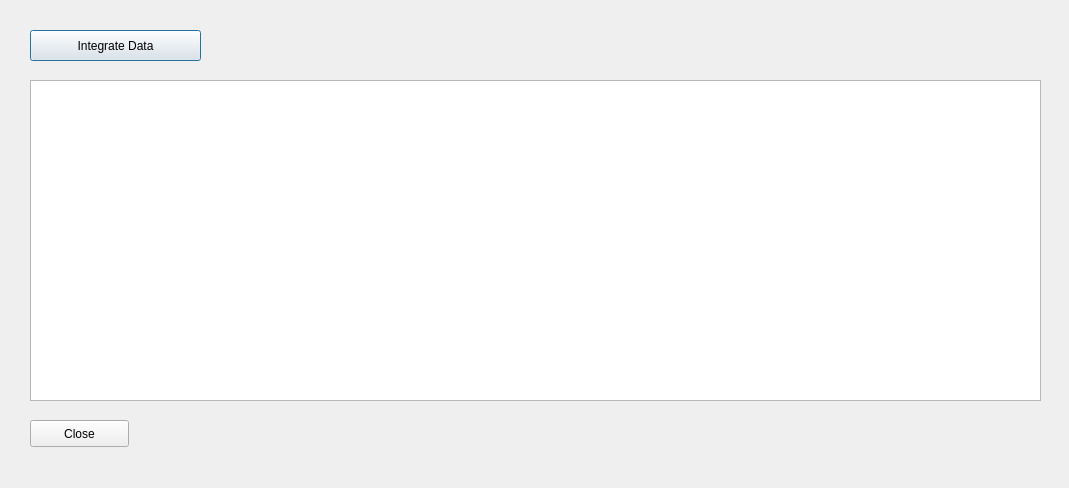
<?xml version="1.0" encoding="UTF-8"?>
<ui version="4.0">
 <class>DataIntegration</class>
 <widget class="QDialog" name="DataIntegration">
  <property name="geometry">
   <rect>
    <x>0</x>
    <y>0</y>
    <width>1069</width>
    <height>488</height>
   </rect>
  </property>
  <property name="windowTitle">
   <string>cuNICS v1.0 -- Data Integration Tool</string>
  </property>
  <widget class="QPushButton" name="pushButton">
   <property name="geometry">
    <rect>
     <x>30</x>
     <y>30</y>
     <width>171</width>
     <height>31</height>
    </rect>
   </property>
   <property name="text">
    <string>Integrate Data</string>
   </property>
  </widget>
  <widget class="QTextBrowser" name="textBrowser">
   <property name="geometry">
    <rect>
     <x>30</x>
     <y>80</y>
     <width>1011</width>
     <height>321</height>
    </rect>
   </property>
   <property name="html">
    <string>&lt;!DOCTYPE HTML PUBLIC &quot;-//W3C//DTD HTML 4.0//EN&quot; &quot;http://www.w3.org/TR/REC-html40/strict.dtd&quot;&gt;
&lt;html&gt;&lt;head&gt;&lt;meta name=&quot;qrichtext&quot; content=&quot;1&quot; /&gt;&lt;style type=&quot;text/css&quot;&gt;
p, li { white-space: pre-wrap; }
&lt;/style&gt;&lt;/head&gt;&lt;body style=&quot; font-family:'Ubuntu'; font-size:11pt; font-weight:400; font-style:normal;&quot;&gt;
&lt;p style=&quot;-qt-paragraph-type:empty; margin-top:0px; margin-bottom:0px; margin-left:0px; margin-right:0px; -qt-block-indent:0; text-indent:0px;&quot;&gt;&lt;br /&gt;&lt;/p&gt;&lt;/body&gt;&lt;/html&gt;</string>
   </property>
  </widget>
  <widget class="QPushButton" name="pushButton_2">
   <property name="geometry">
    <rect>
     <x>30</x>
     <y>420</y>
     <width>99</width>
     <height>27</height>
    </rect>
   </property>
   <property name="text">
    <string>Close</string>
   </property>
  </widget>
 </widget>
 <resources/>
 <connections/>
</ui>
